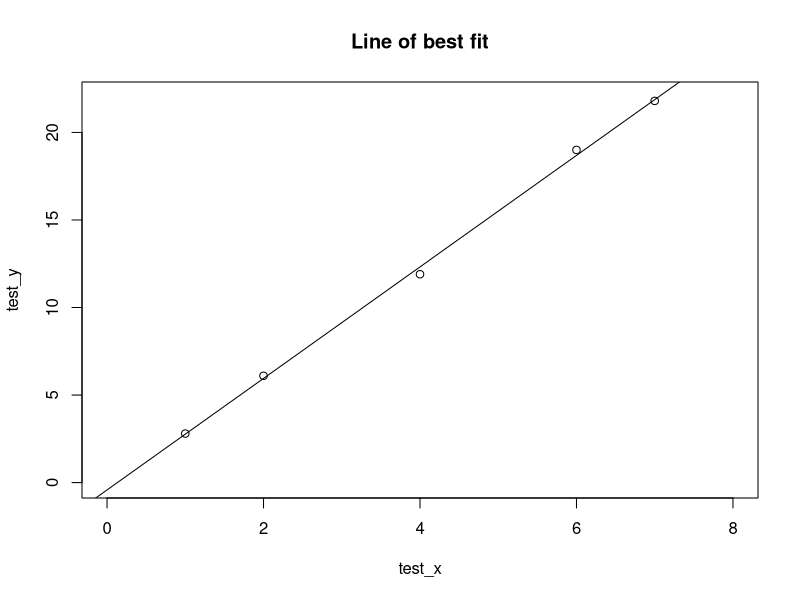

This chart was generated by the following R code:
# Simple linear regression

# Create some sample data and plug into dataframe
test_x <- c(1, 2, 4, 6, 7)
test_y <- c(2.8, 6.1, 11.9, 19, 21.8)
df = data.frame(test_x, test_y)
n = nrow(df)

# Compute population variance in x manually
popvar <- function (x) mean((x-mean(x))^2)
var_x = popvar(df[,1])
cat(var_x)

# Compute population covariance in x, y
popcov <- function (x, y) mean(x*y) - mean(x) * mean(y)
cov_xy = popcov(test_x, test_y)

# Calculate slope and intercept
beta <- cov_xy/var_x
alpha <- mean(df[,2]) - beta * mean(df[,1])

# Plot our values and line of best fit:
plot(test_x, test_y, xlim = c(0, 8), ylim = c(0, 22), main = "Line of best fit")
abline(alpha, beta)

# We could have used inbuilt functions:
cov(test_x, test_y) / var(test_x)
# Note R returns sample variance/covariance while we used population var/cov
# It does not matter in our case since factors get cancelled out

# Even simpler yet, we may use R's inbuilt simple LR function lm:
model <- lm(test_y ~ test_x)
summary(model)

# Extract the intercept and slope
intercept <- coef(model)[1]
slope <- coef(model)[2]

# Note we get the same intercept and slope
cat("Intercept:", intercept)
cat("Slope:", slope)


###
# Standard errors in alpha, beta:
###
# The model summary has given us the standard errors in estimating our
# parameters. Let us try to reproduce these values from scratch.

# Beta
# Record predictions and errors squared:
df$predictions <- alpha + beta*df$test_x
df$errors_squared <- (df$test_y - df$predictions)^2
error_var = sum(df$errors_squared) / (n - 2)
sxx = sum((test_x - mean(test_x))^2)

beta_var <- error_var/sxx
beta_se <- sqrt(beta_var)
print(beta_se)

# Alpha
alpha_var = error_var/n + mean(test_x)^2 * beta_var
alpha_se = sqrt(alpha_var)
print(alpha_se)
